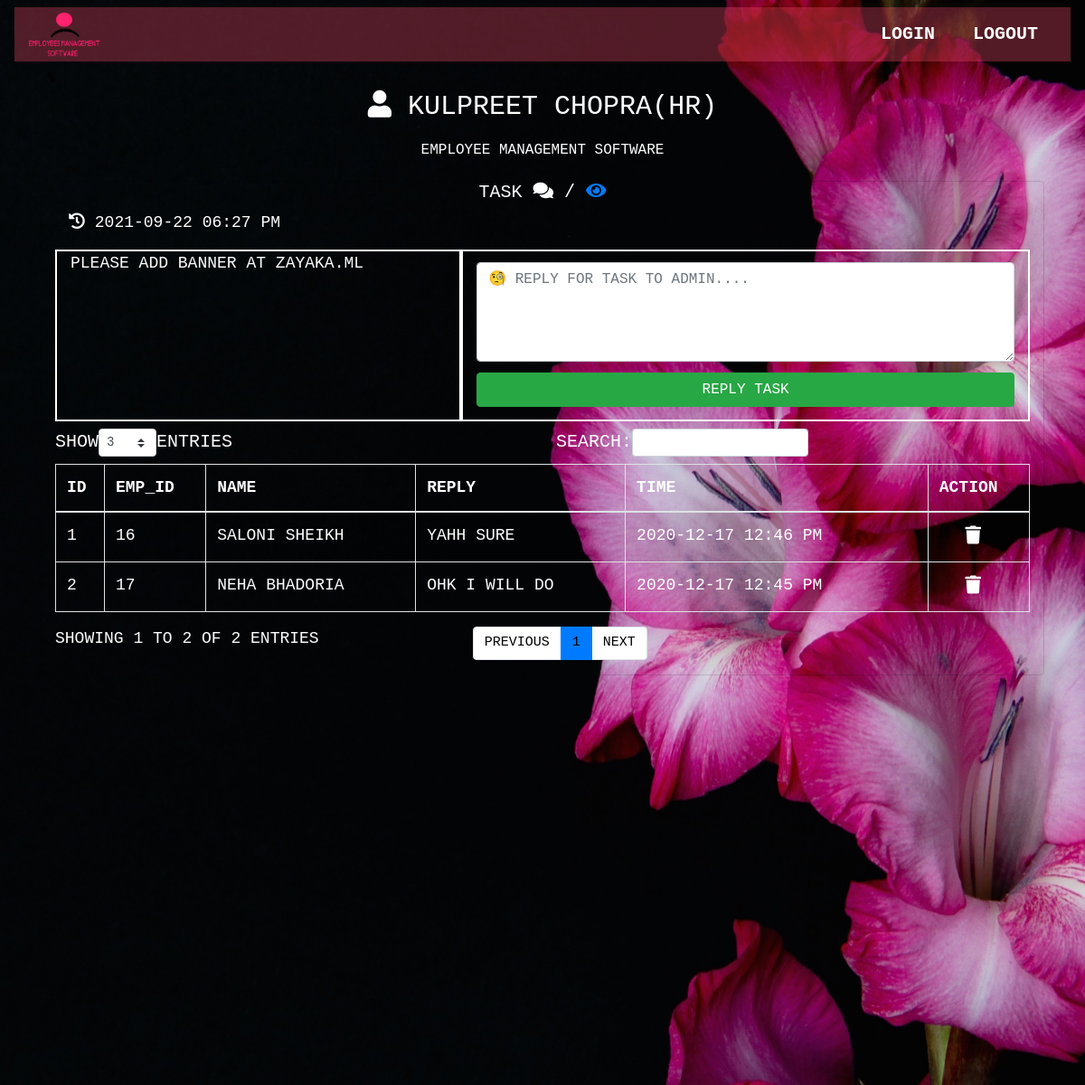
Screenshot of /admin/message.php?id=2 (signed in) with the database file from the repository.
### tables this page shows
CREATE TABLE `employee` (
  `id` int(11) NOT NULL,
  `name` varchar(350) NOT NULL,
  `email` varchar(100) NOT NULL,
  `mobile` varchar(350) NOT NULL,
  `address` text NOT NULL,
  `gender` varchar(350) NOT NULL,
  `department` varchar(350) NOT NULL,
  `password` varchar(350) NOT NULL,
  `forgott_pass` varchar(350) NOT NULL,
  `image` text NOT NULL,
  `role` varchar(350) NOT NULL,
  `time` timestamp NOT NULL DEFAULT CURRENT_TIMESTAMP ON UPDATE CURRENT_TIMESTAMP
);

CREATE TABLE `task` (
  `id` int(11) NOT NULL,
  `emp_id` int(11) NOT NULL,
  `name` varchar(350) NOT NULL,
  `email` varchar(350) NOT NULL,
  `message` text NOT NULL,
  `admin` varchar(350) NOT NULL,
  `status` varchar(350) NOT NULL,
  `time` varchar(350) NOT NULL
);

CREATE TABLE `task_reply` (
  `r_id` int(11) NOT NULL,
  `e_id` int(11) NOT NULL,
  `reply` text NOT NULL,
  `m_id` int(11) NOT NULL,
  `admin` varchar(350) NOT NULL,
  `time` varchar(350) NOT NULL
);

### admin/messagep.php (the view, shortened to what this page needs)
<?php
       $user=$_SESSION['email'];
  ?>
  <?php
include ('dbcon.php');
if (isset($_GET['id']))
{
$m_id =$_GET['id'];
$query ="select * From task where id=$m_id";
$fire =mysqli_query($con,$query);
$user = mysqli_fetch_assoc($fire);
}
?>
<div class="card container-fluid" style="background-color:transparent!important;">
  <h5 class="text-center">Task <i class="fas fa-comments"></i> / <a style="color:#007bff!important;" href="viewtask.php"><i class="fas fa-eye"></i></a></h5>
                      <div class="container-fluid">
                        <p><?php date_default_timezone_set("Asia/Kolkata");?>
                          <i class="fas fa-history"></i><?php echo " " . date("Y-m-d");echo " " . date("h:i A");?></p>
                        <div class="row">
                          <div class="col-md-5 scrollable" style="border:2px solid white;">
                            <p><?php echo$user['message'];?></p>
                          </div>
                          <br>
                          <div class="col-md-7" style="border:2px solid white;">
                            <form method="post" enctype="multipart/form-data">
                            <textarea style="margin-top:12px;" name="reply" class="form-control"rows="4" placeholder="&#129488 Reply For Task To Admin...."></textarea>
                            <button style="margin-top:12px;margin-bottom:12px;" type="submit" name="submit" class="btn btn-success btn-block">REPLY TASK</button>
                            </form>
                      </div>
                      <br>
                      <?php
       include ('dbcon.php');
       $q2 = "select * from task_reply WHERE  `m_id`='$m_id;' order by r_id desc";
       $query2 = mysqli_query($con, $q2);
  ?>
  <div class="table-responsive">
  <table class="example table table-striped table-bordered" style="width:100%;color:white;">
                  <thead>
                    <tr>
                      <th>Id</th>
                      <th>Emp_Id</th>
                      <th>Name</th>
                      <th>Reply</th>
                      <th>Time</th>
                      <th>Action</th>
                    </tr>
                  </thead>
                  <tbody>
                    <tr>
                      <?php
                      $i=1;
                      while ($result2 = mysqli_fetch_array($query2)) {
                      ?>
                        <td><?php echo$i;?></td>
                        <?php $i++;?>
                        <td><?php echo$result2['e_id']?></td>
                        <td><?php echo$result2['admin']?></td>
                        <td><?php echo$result2['reply']?></td>
                        <td><?php echo$result2['time']?></td>
                        <td class="text-center">
                          <a href="replydelet.php?r_id=<?php echo $result2['r_id']?>&id=<?php echo $result2['m_id']?>"><i class="fas fa-trash"></i>&nbsp;</a>
        </td>
                    </tr>
                    <?php
                  }
                  ?>
                  </tbody>
                </table>
              </div>
          </div>

### admin/header.php (shortened to what this page needs)
<?php
       include ('dbcon.php');
       $pass=$_SESSION['password'];
       $user=$_SESSION['email'];
       $q = "SELECT * FROM `employee` WHERE  `password`='$pass' && `email`='$user'";
       $query = mysqli_query($con, $q);
       $result = mysqli_fetch_array($query);
  ?>
<!DOCTYPE html>
<html>
<head>
    <link rel="stylesheet" href="https://stackpath.bootstrapcdn.com/bootstrap/4.3.1/css/bootstrap.min.css">
    <link rel="stylesheet" href="https://stackpath.bootstrapcdn.com/bootstrap/4.5.0/css/bootstrap.min.css">
    <link rel="stylesheet" href="https://pro.fontawesome.com/releases/v5.10.0/css/all.css"/>
    <link rel="stylesheet" href="https://cdnjs.cloudflare.com/ajax/libs/animate.css/4.0.0/animate.min.css">
    <link rel="stylesheet" type="text/css" href="css/index.css">
</head>
<body>
<div class="bgimg">
    <div class="container-fluid">
      <nav class="navbar navbar-expand-sm navbar-dark fixed-top a bg">
        <div class="container-fluid" style="background:#f24d6a54!important;">
          <a href="index.php">
            <img class="web-logo" src="../image/logo.png" width="80px" height="50px" ;>
          </a>
          <div class="collapse navbar-collapse" id="a">
            <ul class="navbar-nav ml-auto " style="text-align:center;">
              <li class="nav-item">
                <button type="button" class="btn"><a href="" data-target="#login" data-toggle="tab" class="nav-link"><b>Login</b></a></button>
              </li>
              <li class="n style=av-item">
                <button type="button" class="btn "><a href="logout.php" class="nav-link"><b>Logout</b></a></button>
              </li>
            </ul>
            <br>
          </div>
        </div>
      </nav>
    </div>
  <div class="topleft">
    <p><i class="fas fa-user"></i> <?php echo$result['name'];?><span class="mob">(<?php echo$result['department'];?>)</span>
      </p>
    <h6>employee management software</h6>
  </div>

### admin/css/index.css (style rules this page uses)
* { text-transform:uppercase; }
body, html { height: 100%; margin: 0; }
.bgimg { background-image: url('../../image/bg2.jpg'); height:1200px; background-position: center; background-size: cover; position: relative; color: white; font-family: "Courier New", Courier, monospace; font-size: 36px; }
.topleft { position:relative; top:8%!important; font-size:30px; text-align:center; }
a { color:white!important; font-size: 20px; text-decoration:none!important; }
@media (min-width: 724px) { .scrollable { height: 190px; overflow-y: scroll; } }

### admin/header.php (style rules this page uses)
table { width:100%; }

### rows the page displays
employee: name "KULPREET CHOPRA", department "HR"
task: message "PLEASE ADD BANNER AT ZAYAKA.ML"
task_reply: e "16", admin "SALONI SHEIKH", reply "YAHH SURE", time "2020-12-17 12:46 PM"
task_reply: e "17", admin "NEHA BHADORIA", reply "OHK I WILL DO", time "2020-12-17 12:45 PM"
